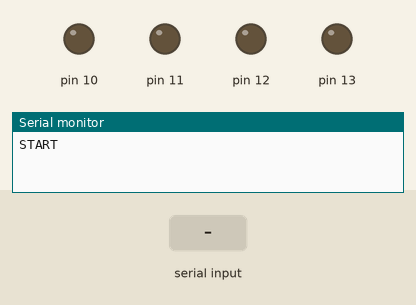
A sketch run on a simulated Arduino Uno, built with avr-gcc and run on an emulated ATmega328P. Parts: output pins drawn as LEDs (lit = HIGH), the last lines printed to the serial monitor. The test bench sets the inputs (shaded band).

Above: at 1.2 s.
1.3 s: "f" received over Serial
At 1.6 s:
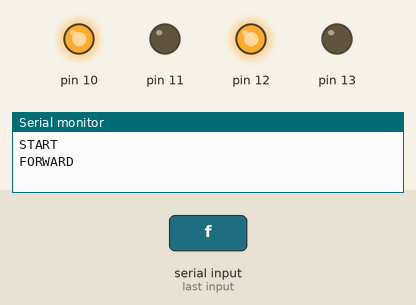
2.8 s: "B" received over Serial
At 3.9 s:
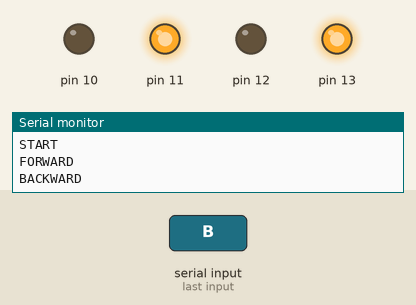
4.3 s: "L" received over Serial
At 5.0 s:
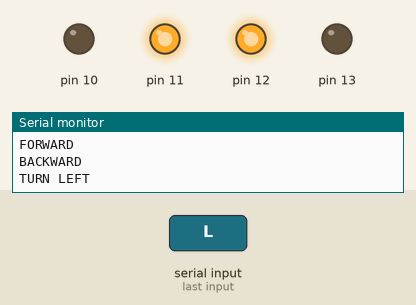
5.8 s: "R" received over Serial
At 6.2 s:
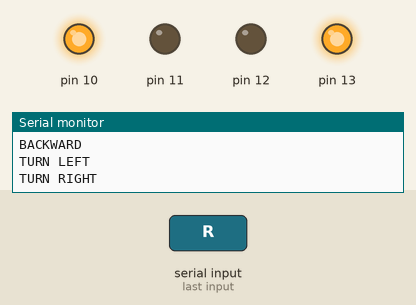
7.3 s: "F" received over Serial
At 8.5 s:
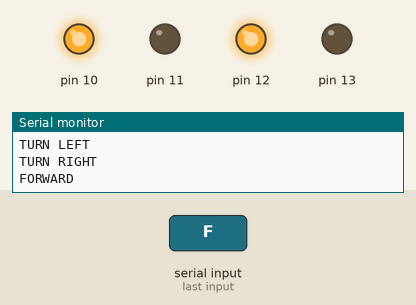
8.8 s: "b" received over Serial
At 9.7 s:
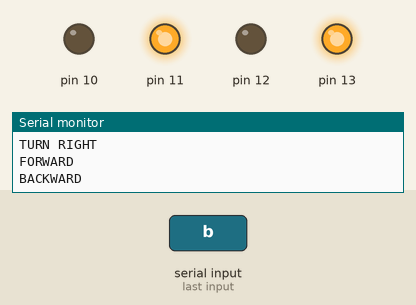
Timing chart, 0 to 11.3 s (numbered marks = the images above; inputs shaded):
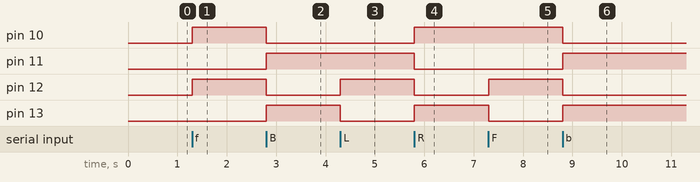

The sketch:

PC_CONTROL_ROBOT.ino
```cpp
void setup()
{
pinMode(10,OUTPUT);
pinMode(11,OUTPUT);
pinMode(12,OUTPUT);
pinMode(13,OUTPUT);
Serial.begin(9600);
Serial.println("START");
}

void loop()
{
if(Serial.available()>0)
{
char c = Serial.read();
if(c=='f' || c=='F'){                         //Forward
Serial.println("FORWARD");
digitalWrite(10,HIGH);
digitalWrite(11,LOW);
digitalWrite(12,HIGH);
digitalWrite(13,LOW);
}

if(c=='B' || c=='b'){                         //Backward
Serial.println("BACKWARD");

digitalWrite(10,LOW);
digitalWrite(11,HIGH);
digitalWrite(12,LOW);
digitalWrite(13,HIGH);
}
if(c=='L' || c=='l'){
Serial.println("TURN LEFT");
digitalWrite(10,LOW);
digitalWrite(11,HIGH);
digitalWrite(12,HIGH);
digitalWrite(13,LOW);
}
if(c=='R' || c=='r'){
Serial.println("TURN RIGHT");
digitalWrite(10,HIGH);
digitalWrite(11,LOW);
digitalWrite(12,LOW);
digitalWrite(13,HIGH);
}
}
}
```

Measured:
- after the input at 1.3 s, pin 10, pin 12: LOW → HIGH at once
- after the input at 2.8 s, pin 10, pin 12: HIGH → LOW at once; pin 11, pin 13: LOW → HIGH at once
- after the input at 4.3 s, pin 12: LOW → HIGH at once; pin 13: HIGH → LOW at once
- after the input at 5.8 s, pin 10, pin 13: LOW → HIGH at once; pin 11, pin 12: HIGH → LOW at once
- after the input at 7.3 s, pin 12: LOW → HIGH at once; pin 13: HIGH → LOW at once
- after the input at 8.8 s, pin 10, pin 12: HIGH → LOW at once; pin 11, pin 13: LOW → HIGH at once
